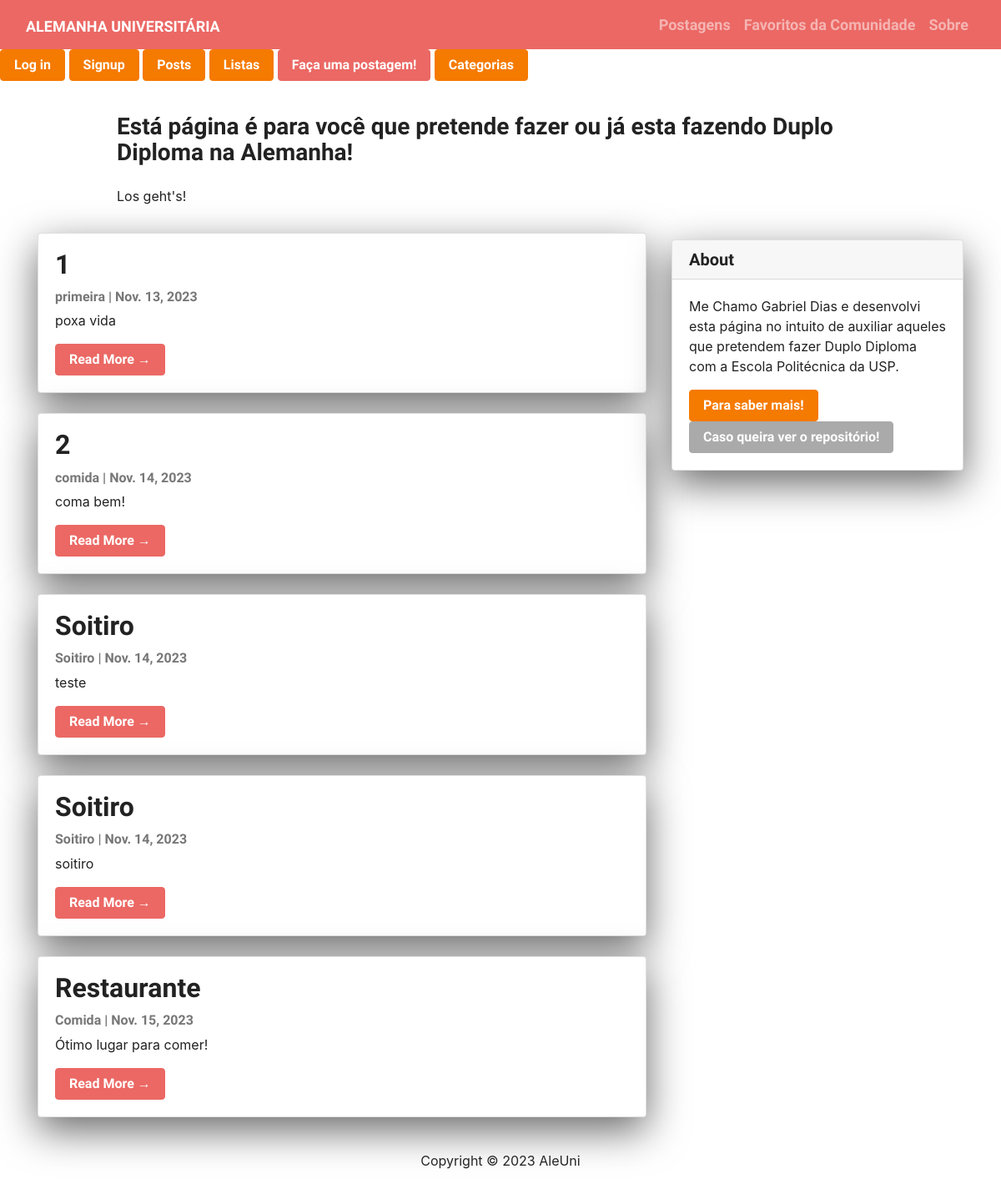
/, run on an earlier commit of the app's database.
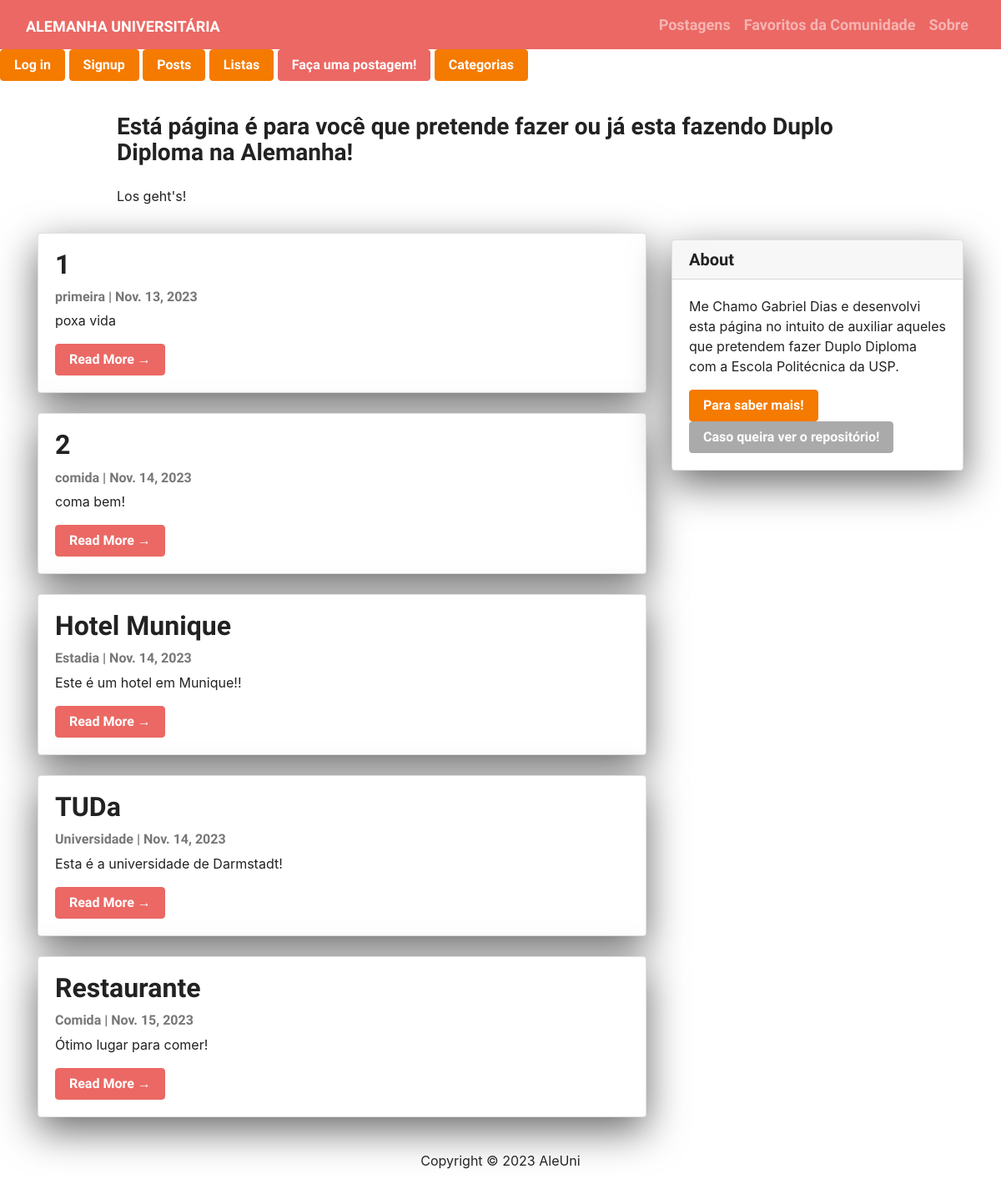
And on a later commit of the database.
### app/models.py (models this page shows, shortened)
class Post(models.Model):
    name = models.CharField(max_length=255)
    categoria = models.CharField(max_length=255)
    image_url = models.URLField(max_length=200, null=True)
    texto = models.CharField(max_length=3000, null=True)
    data = models.DateField(auto_now_add=True)

### app/views.py (the view)
# urls.py: path('', views.PostListView.as_view(), name='index'),
class PostListView(generic.ListView):
    model = Post
    template_name = 'app/index.html'
    def get_context_data(self, **kwargs):
        context = super().get_context_data(**kwargs)
        if 'last_viewed' in self.request.session:
            context['last_posts'] = []
            for post_id in self.request.session['last_viewed']:
                context['last_posts'].append(
                    get_object_or_404(Post, pk=post_id))
        return context

### app/templates/app/index.html (shortened to what this page needs)
{% extends "base.html" %}
{% block content %}
<header class="masthead">
  <div class="container">
    <div class="row">
      <div class=" col-md-8 col-md-10 mx-auto">
        <div class="site-heading">
          <h3 class=" site-heading my-4 mt-3 text-black"> Está página é para você que pretende fazer ou já esta fazendo Duplo Diploma na Alemanha! </h3>
          <p class="text-dark">Los geht's! </p>
        </div>
      </div>
    </div>
  </div>
</header>
<div class="container">
  <div class="row">
    <div class="col-md-8 mt-3 left">
      {% for post in post_list %}
      <div class="card mb-4">
        <div class="card-body">
          <h2 class="card-title">{{ post.name }}</h2>
          <p class="card-text text-muted h6">{{ post.categoria }} | {{ post.data}} </p>
          <p class="card-text">{{post.texto|slice:":200"}}</p>
          <a href="{% url 'app:detail' post.id  %}" class="btn btn-primary">Read More &rarr;</a>
        </div>
      </div>
      {% endfor %}
    </div>
    {% block sidebar %}
    {% include 'app/sidebar.html' %}
    {% endblock sidebar %}
  </div>
</div>
{%endblock%}

### templates/base.html (shortened to what this page needs)
<!DOCTYPE html>
<html>
    <head>
        <link rel="stylesheet" href="https://cdn.jsdelivr.net/npm/bootswatch@4.5.2/dist/journal/bootstrap.min.css">
    </head>
    <body>
        <nav class="navbar navbar-expand-lg navbar-dark bg-primary" id="mainNav">
          <div class="container-fluid">
            <a class="navbar-brand" href="{% url 'index' %}">Alemanha Universitária</a>
            <div class="collapse navbar-collapse" id="navbarResponsive">
              <ul class="navbar-nav ml-auto">
                <li class="nav-item text-black">
                  <a class="nav-link text-black font-weight-bold" href="{% url 'app:index' %}">Postagens</a>
                </li>
                <li class="nav-item text-black">
                  <a class="nav-link text-black font-weight-bold" href="{% url 'app:lists' %}">Favoritos da Comunidade</a>
                </li>
                <li class="nav-item text-black">
                  <a class="nav-link text-black font-weight-bold" href="{% url 'about' %}">Sobre</a>
                </li>
              </ul>
            </div>
          </div>
        </nav>
        <nav id="navegacao-principal">
          <ul style="list-style-type: none; padding: 0;">
              {% if user.is_authenticated %}
                  <li style="display: inline-block;">Logado com {{ user.username }}</li>
                  <li style="display: inline-block; margin-left: 10px;"><a href="{% url 'logout' %}" class="btn btn-danger">Log out</a></li>
              {% else %}
                  <li style="display: inline-block;"><a href="{% url 'login' %}" class="btn btn-danger">Log in</a></li>
              {% endif %}
              {% if not user.is_authenticated %}
                  <li style="display: inline-block;"><a href="{% url 'signup' %}" class="btn btn-danger">Signup</a></li>
              {% endif %}
              <li style="display: inline-block;"><a href="{% url 'app:index' %}" class="btn btn-danger">Posts</a></li>
              <li style="display: inline-block;"><a href="{% url 'app:lists' %}" class="btn btn-danger">Listas</a></li>
              <li style="display: inline-block;"><a href="{% url 'app:create' %}" class="btn btn-primary">Faça uma postagem!</a></li>
              <li style="display: inline-block;"><a href="{% url 'app:categories' %}" class="btn btn-danger">Categorias</a></li>
          </ul>
      </nav>
        {% block content %}{% endblock content %}
        <footer class="py-3 bg-grey">
          <p class="m-0 text-dark text-center ">Copyright &copy; 2023 AleUni </p>
        </footer>
    </body>
</html>

### app/templates/app/sidebar.html (shortened to what this page needs)
{% block sidebar %}
<div class="col-md-4 float-right ">
  <div class="card my-4">
    <h5 class="card-header">About</h5>
    <div class="card-body">
      <p class="card-text"> Me Chamo Gabriel Dias e desenvolvi esta página no intuito de auxiliar aqueles que pretendem fazer Duplo Diploma com a Escola Politécnica da USP. </p>
      <a href="https://pmr3304-12624565.e.usp.br/ep" class="btn btn-danger">Para saber mais!</a>
      <a href="https://docs.djangoproject.com/en/3.1/" class="btn btn-secondary">Caso queira ver o repositório!</a>
    </div>
  </div>
</div>
{% endblock sidebar %}

### app/templates/app/sidebar.html (style rules this page uses)
.card { box-shadow: 0 16px 48px #6a6a6b; }

What changed in the data, as far as the page shows it:
changed Post: name "Soitiro" → "Hotel Munique"; categoria "Soitiro" → "Estadia"; texto "teste" → "Este é um hotel em Munique!!"
changed Post: name "Soitiro" → "TUDa"; categoria "Soitiro" → "Universidade"; texto "soitiro" → "Esta é a universidade de Darmstadt!"
